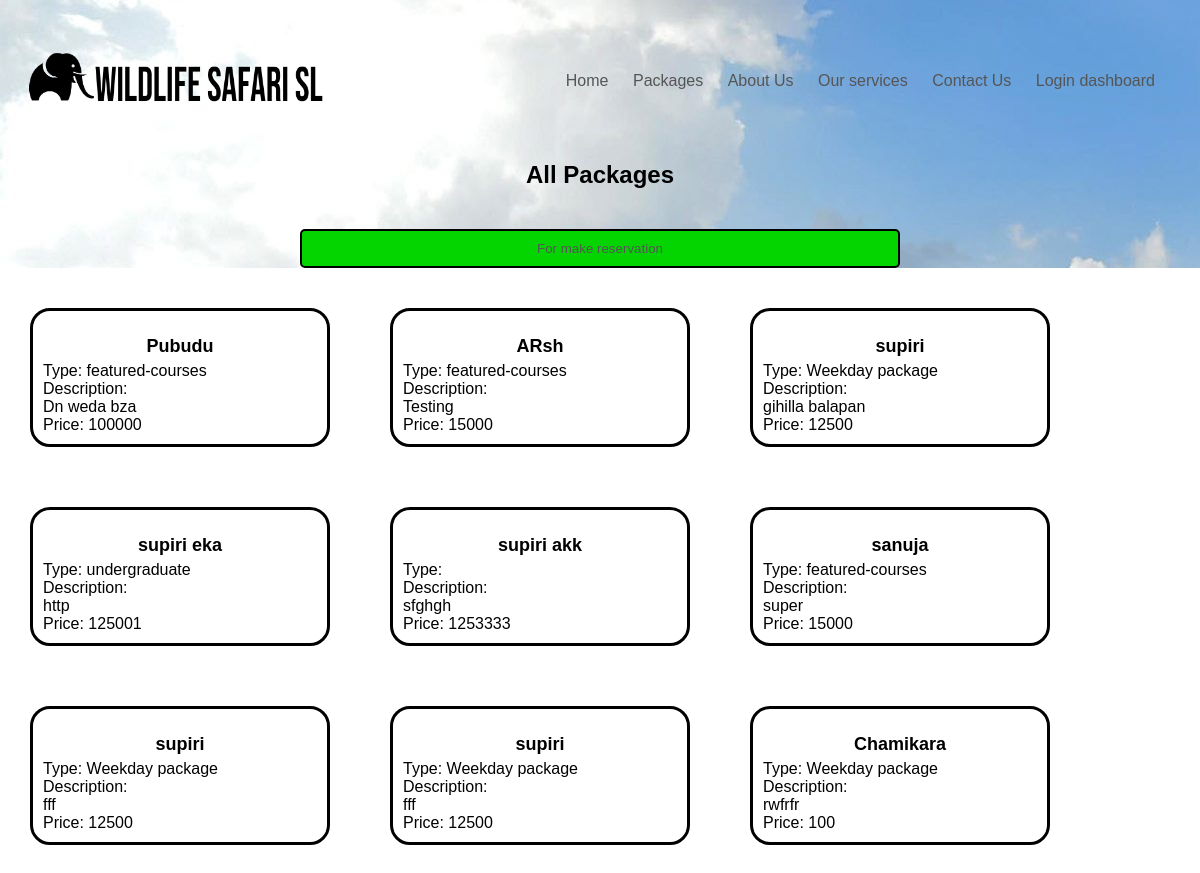
/package.php, run on the app's committed database.
### tables this page shows
CREATE TABLE `package` (
  `id` int(3) NOT NULL,
  `title` varchar(100) NOT NULL,
  `type_` varchar(100) NOT NULL,
  `description_` varchar(500) NOT NULL,
  `price` int(10) NOT NULL
);

### package.php (the view, shortened to what this page needs)
<!DOCTYPE html>
<html>
<head>
    <link rel="stylesheet" href="assets/css/style.css">
</head>
<body>
<?php include "inc/header.php"?>
   <h2>All Packages</h2>
        <button class="btn-2" ><a href="reservation.php">For make reservation</a></button>
    <?php
    include_once "database.php";
    $sql = "SELECT * FROM package";
    $result = $conn->query($sql);
    if ($result->num_rows > 0) {
        while ($row = $result->fetch_assoc()) {
            echo '<div class="card">';
            echo '<h2>' . $row['title'] . '</h2>';
            echo '<p>Type: ' . $row['type_'] . '</p>';
            echo '<p>Description:</p>';
            echo '<p>' . $row['description_'] . '</p>';
            echo '<p>Price: ' . $row['price'] . '</p>';
            echo '</div>';
        }
    } else {
        echo '<p>No data available.</p>';
    }
    ?>
</body>
</html>

### inc/header.php
<div class="header">
    <div class="section">
        <div class="navbar">
            <a href="index.php"><img src="images/logo.png" alt="logo" class="logo"></a>
                <nav>
                    <ul>
                        <li><a href="index.php">Home</a></li>
                        <li><a href="package.php">Packages</a></li>
                        <li><a href="about_us.php">About Us</a></li>
                        <li><a href="services.php">Our services</a></li>
                        <li><a href="contact_us.php">Contact Us</a></li>
                        <li><a href="login.php">Login dashboard</a></li>
                    </ul>
                </nav>
        </div>
    </div>

### assets/css/style.css (style rules this page uses)
body { height: auto; margin : 0; padding: 0; }
.navbar { display: flex; align-items: center; padding: 20px 0px 0px 0px; }
nav { flex: 1; text-align: right; }
nav ul { display: inline-block; list-style-type: none; }
nav ul li { display: inline-block; margin-right: 20px; }
* { font-family: sans-serif; box-sizing: border-box; }
a { text-decoration: none; color: #555; }
p { color: #555; text-align: justify; }
h2 { text-align: center; margin-bottom: 40px; }
.section { max-width: 1300px; margin: auto; padding: 25px 25px 25px 25px }
.section li { text-align: justify; }
.logo { width: 300px; }
.btn-2 { background: #04d400; display: block; border: 2px solid #000000; width: 50%; padding: 10px; margin: 10px auto; border-radius: 5px; }
.header { background: url(images/banner.jpg); }

### package.php (style rules this page uses)
body { background-size: cover; background-position: center; background-repeat: no-repeat; }
.card { border: 3px solid #000; border-radius: 20px; padding: 10px; margin: 30px; width: 300px; float: left; }
.card h2 { font-size: 18px; margin-bottom: 5px; color: #000; }
.card p { margin: 0; color: #000; }

### data on the page
package: title "Pubudu", type_ "featured-courses", description_ "Dn weda bza", price "100000"
package: title "ARsh", type_ "featured-courses", description_ "Testing", price "15000"
package: title "supiri", type_ "Weekday package", description_ "gihilla balapan", price "12500"
package: title "supiri eka", type_ "undergraduate", description_ "http", price "125001"
package: title "supiri akk", description_ "sfghgh", price "1253333"
package: title "sanuja", type_ "featured-courses", description_ "super", price "15000"
package: title "supiri", type_ "Weekday package", description_ "fff", price "12500"
package: title "supiri", type_ "Weekday package", description_ "fff", price "12500"
package: title "Chamikara", type_ "Weekday package", description_ "rwfrfr", price "100"
